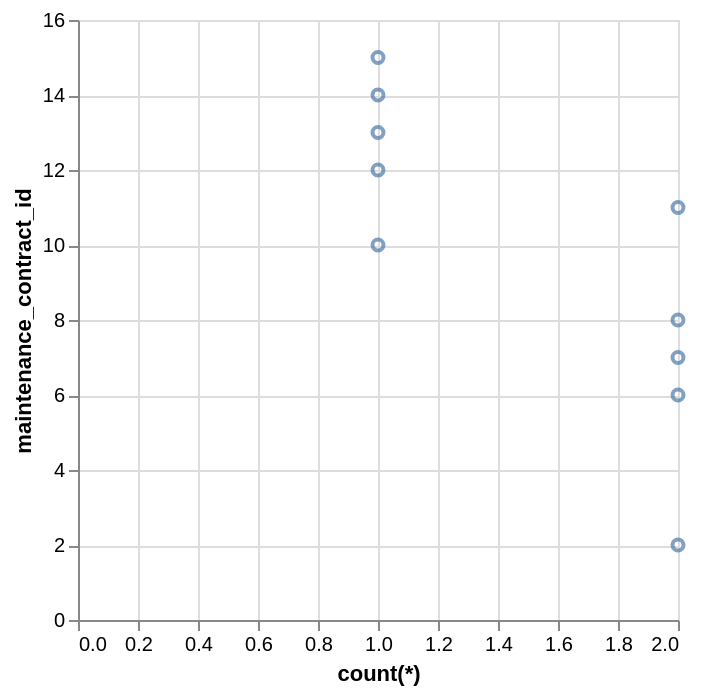

The specification (Vega-Lite) saved for this image:
### Vega-Lite specification from a JSON file in a GitHub repository (floating-point values rounded to 4 significant figures)
{"data": {"values": [{"x_data": 2, "y_data": 2}, {"x_data": 2, "y_data": 6}, {"x_data": 2, "y_data": 7}, {"x_data": 2, "y_data": 8}, {"x_data": 1, "y_data": 10}, {"x_data": 2, "y_data": 11}, {"x_data": 1, "y_data": 12}, {"x_data": 1, "y_data": 13}, {"x_data": 1, "y_data": 14}, {"x_data": 1, "y_data": 15}]}, "mark": "point", "encoding": {"x": {"field": "x_data", "type": "quantitative", "title": "count(*)"}, "y": {"field": "y_data", "type": "quantitative", "title": "maintenance_contract_id"}}}
